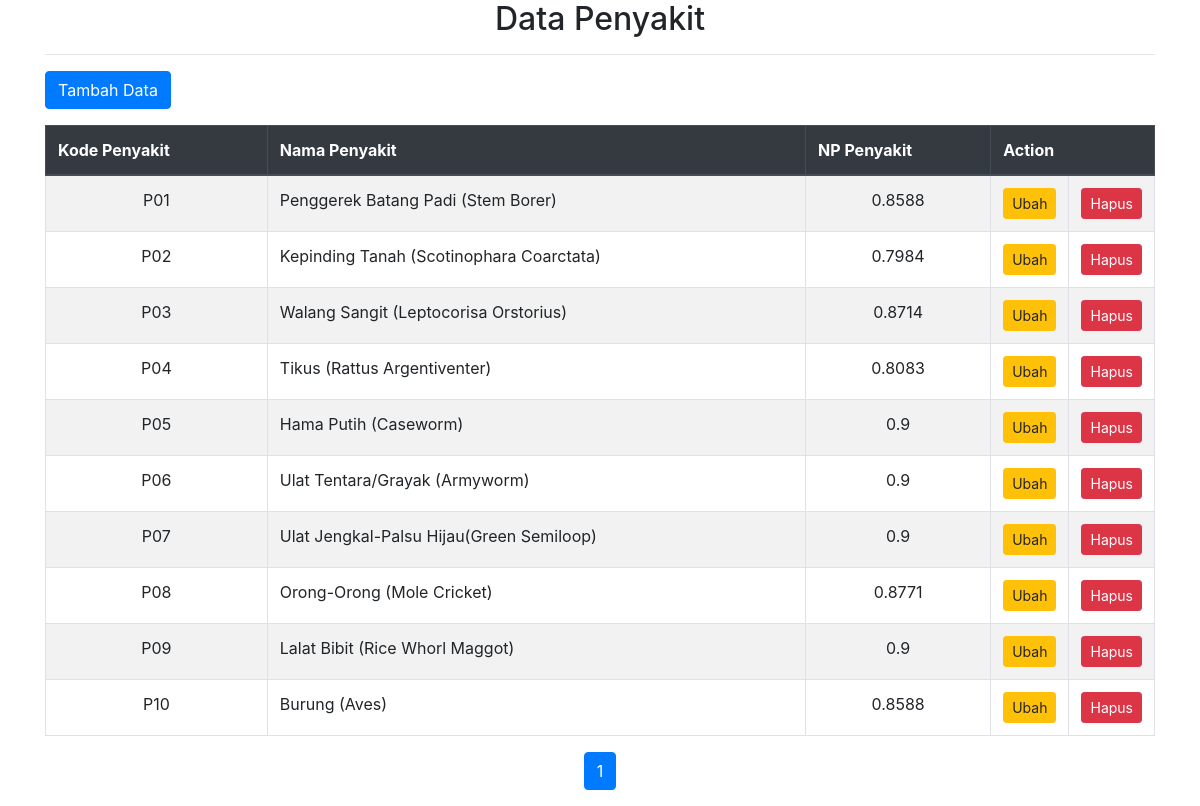
The page /pages_penyakit/penyakit_data.php on the database as committed earlier.
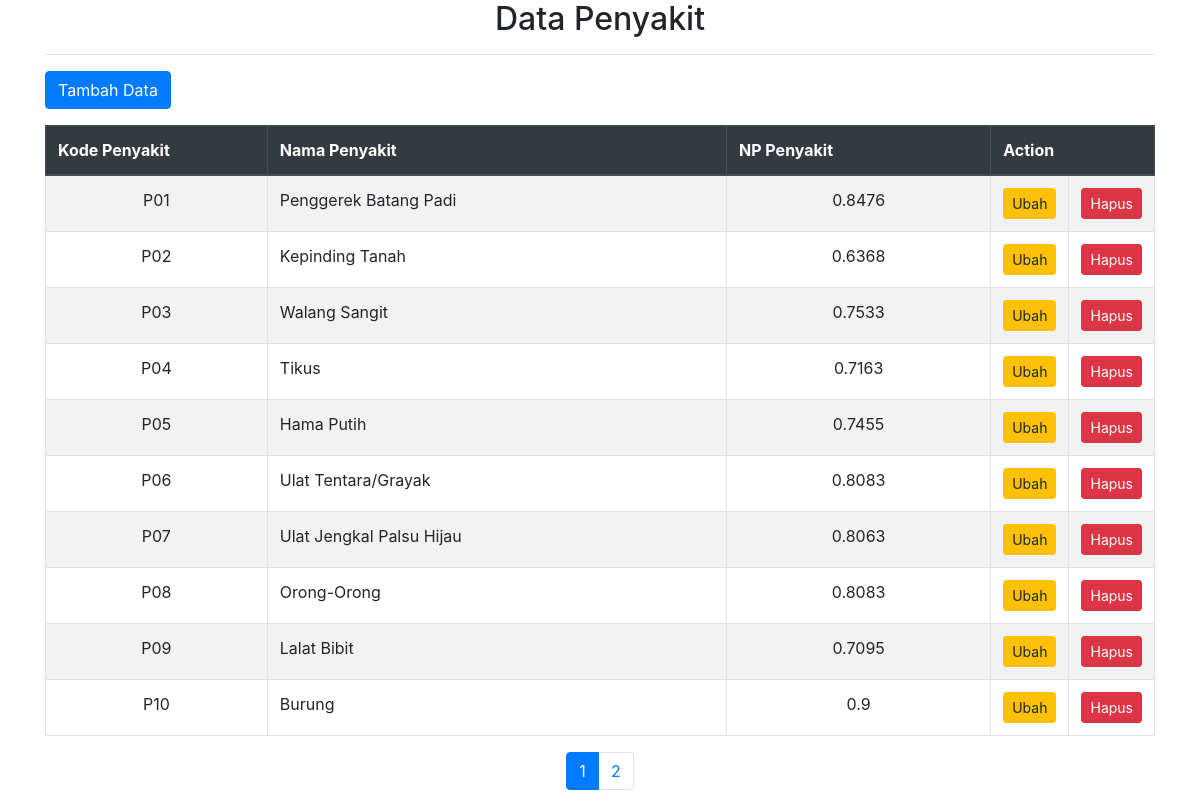
The same page on the database as committed later.
### tables this page shows
CREATE TABLE `tblpenyakit` (
  `kd_penyakit` varchar(7) NOT NULL,
  `nm_penyakit` varchar(40) NOT NULL,
  `nl_penyakit` float NOT NULL,
  `pengobatan` text NOT NULL
);

### pages_penyakit/penyakit_data.php (the view, shortened to what this page needs)
<?php
  include "lib/koneksi.php";
  $batas = 10;
  $halaman = isset($_GET['halaman']) ? $_GET['halaman'] : 1;
  if (empty($halaman)) {
  	$posisi = 0;
  	$halaman = 1;
  }
  else {
  	$posisi = ($halaman-1) * $batas;
  }
?>
<!DOCTYPE html>
<html lang="en">
<head>
  <link rel="stylesheet" href="https://maxcdn.bootstrapcdn.com/bootstrap/4.5.2/css/bootstrap.min.css">
</head>
<body>
<div class="container">
  <center><h2>Data Penyakit</h2></center><hr>
  <?php
    $query = "SELECT * FROM tblpenyakit ORDER BY kd_penyakit ASC LIMIT $posisi, $batas";
    $tampil = mysqli_query($konek, $query);
  ?>
  <div class="mb-3">
    <form action="?open=Penyakit-Add&status=tambah" target="_self" method="Post">
        <button type="submit" name="btntambah" class="btn btn-primary">Tambah Data</button>
    </form>
  </div>
  <table class="table table-striped table-bordered">
    <thead class="thead-dark">
      <tr>
        <th width="20%">Kode Penyakit</th>
        <th>Nama Penyakit</th>
        <th>NP Penyakit</th>
        <th colspan="2" width="10%">Action</th>
      </tr>
    </thead>
    <tbody>
      <?php
        while ($data = mysqli_fetch_array($tampil)) {
          echo "<tr>
                  <td align='center'>$data[kd_penyakit]</td>
                  <td>$data[nm_penyakit]</td>
                  <td align='center'>$data[nl_penyakit]</td>
                  <td align='center'><a href='?open=Penyakit-Edit&kode=$data[kd_penyakit]' class='btn btn-warning btn-sm' alt='Edit Data'>Ubah</a></td>
                  <td align='center'><a href='?open=Penyakit-Delete&kode=$data[kd_penyakit]' class='btn btn-danger btn-sm' alt='Delete Data'>Hapus</a></td>
                </tr>";
        }
      ?>
    </tbody>
  </table>
  <?php
    $query2     = mysqli_query($konek, "SELECT * FROM tblpenyakit ORDER BY kd_penyakit ASC");
    $jmldata    = mysqli_num_rows($query2);
    $jmlhalaman = ceil($jmldata / $batas);
    echo "<ul class='pagination justify-content-center'>";
    for ($a = 1; $a <= $jmlhalaman; $a++) {
      if ($a != $halaman) {
        echo "<li class='page-item'><a class='page-link' href='?open=Penyakit-Data&halaman=$a'>$a</a></li>";
      } else {
        echo "<li class='page-item active'><a class='page-link' href='#'>$a</a></li>";
      }
    }
    echo "</ul>";
  ?>
</div>
</body>
</html>

Rows that differ between the two databases and show on the page:
changed tblpenyakit "P01": nm_penyakit "Penggerek Batang Padi (Stem Borer)" → "Penggerek Batang Padi"; nl_penyakit "0.8588" → "0.8476"
changed tblpenyakit "P02": nm_penyakit "Kepinding Tanah (Scotinophara Coarctata)" → "Kepinding Tanah"; nl_penyakit "0.7984" → "0.6368"
changed tblpenyakit "P03": nm_penyakit "Walang Sangit (Leptocorisa Orstorius)" → "Walang Sangit"; nl_penyakit "0.8714" → "0.7533"
changed tblpenyakit "P04": nm_penyakit "Tikus (Rattus Argentiventer)" → "Tikus"; nl_penyakit "0.8083" → "0.7163"
changed tblpenyakit "P05": nm_penyakit "Hama Putih (Caseworm)" → "Hama Putih"; nl_penyakit "0.9" → "0.7455"
changed tblpenyakit "P06": nm_penyakit "Ulat Tentara/Grayak (Armyworm)" → "Ulat Tentara/Grayak"; nl_penyakit "0.9" → "0.8083"
changed tblpenyakit "P07": nm_penyakit "Ulat Jengkal-Palsu Hijau(Green Semiloop)" → "Ulat Jengkal Palsu Hijau"; nl_penyakit "0.9" → "0.8063"
changed tblpenyakit "P08": nm_penyakit "Orong-Orong (Mole Cricket)" → "Orong-Orong"; nl_penyakit "0.8771" → "0.8083"
changed tblpenyakit "P09": nm_penyakit "Lalat Bibit (Rice Whorl Maggot)" → "Lalat Bibit"; nl_penyakit "0.9" → "0.7095"
changed tblpenyakit "P10": nm_penyakit "Burung (Aves)" → "Burung"; nl_penyakit "0.8588" → "0.9"
Other text that changed with them:
new list line: "2"
